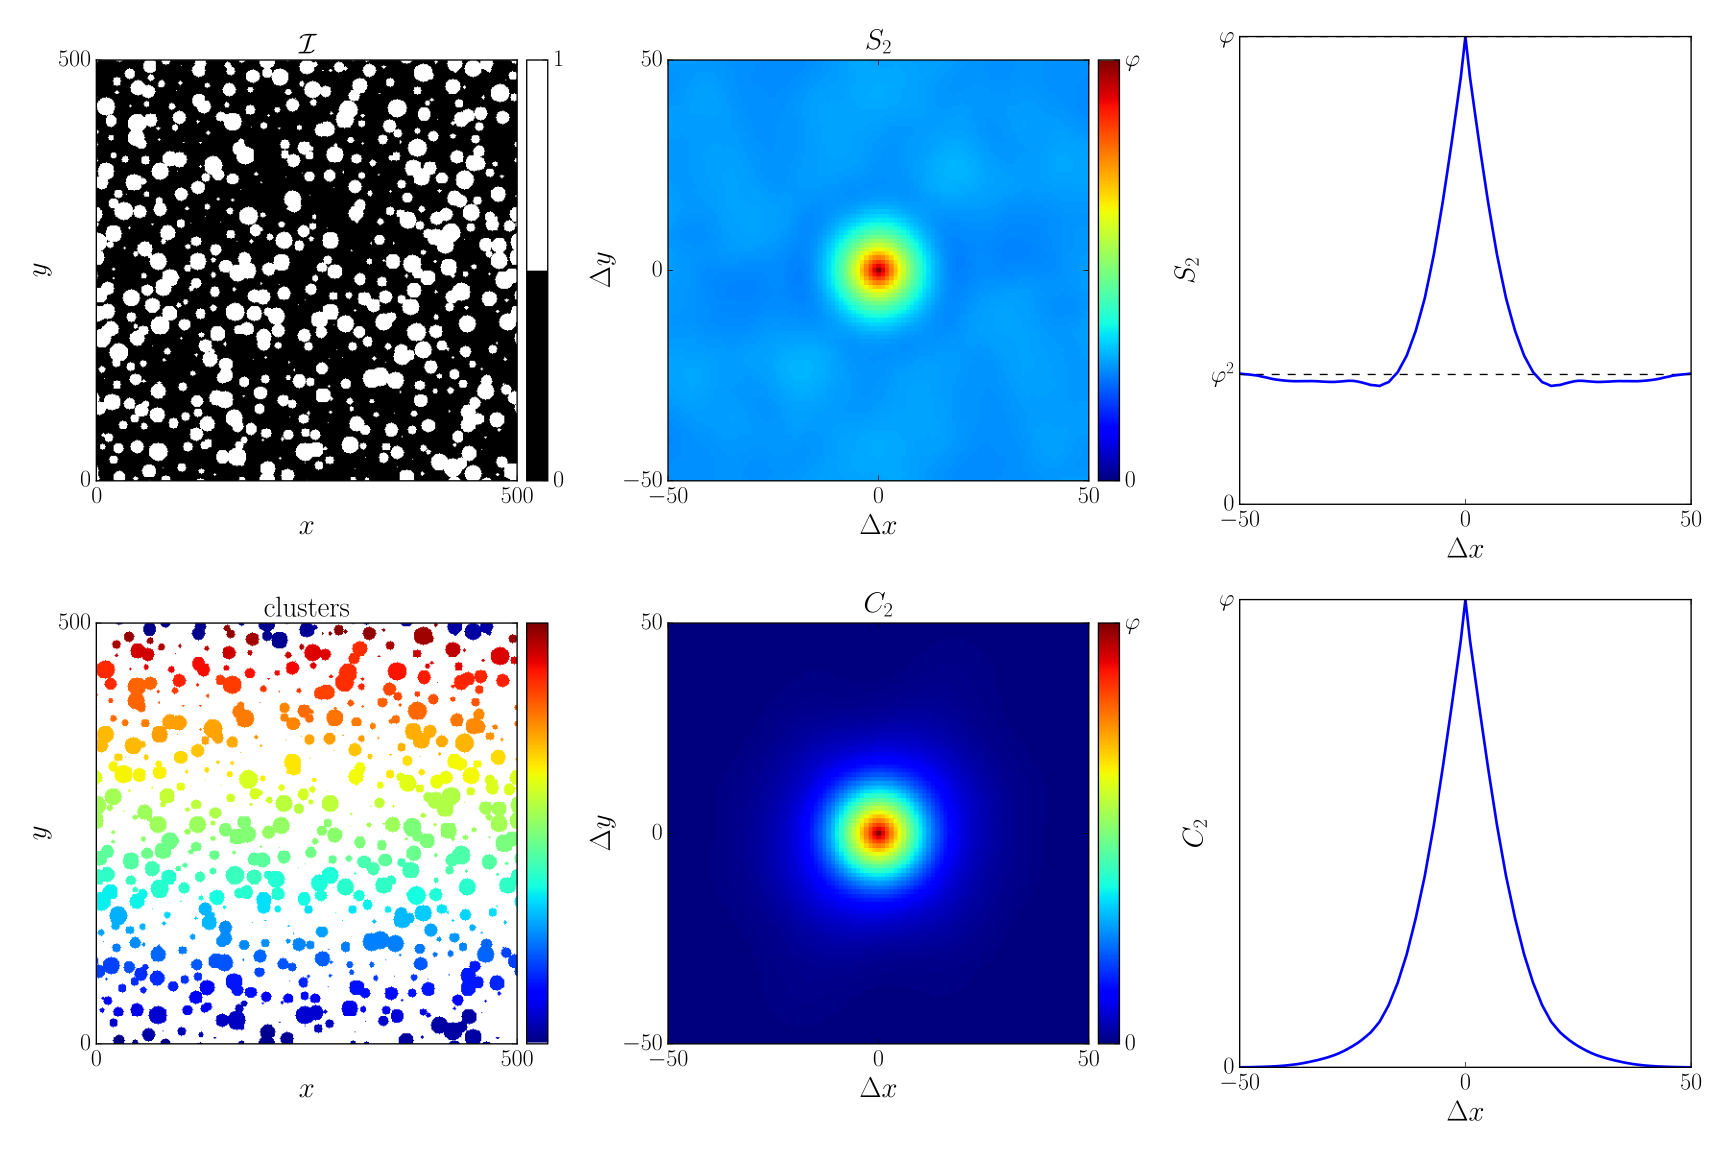

Here is the Python script that generated this plot:

# <snippet>

import GooseEYE.image as gimage
import numpy          as np

# generate image, store 'volume-fraction'
I    = gimage.dummy_circles((500,500))
phi  = np.mean(I)

# 2-point probability
S2,_ = gimage.S2(I,I,(101,101))

# determine clusters, based on the binary image
C,_  = gimage.clusters(I)

# 2-point cluster function
C2,_ = gimage.S2(C,C,[101,101])

# </snippet>

# plot
# ----

import matplotlib.pyplot as plt
import matplotlib        as mpl
import matplotlib.cm     as cm
from mpl_toolkits.axes_grid1 import make_axes_locatable

try   : plt.style.use('goose-latex')
except: pass

# color-scheme: modify such that the background is white
cmap       = cm.jet(range(256))
cmap[0,:3] = 1. # N.B. for a transparent background -> 4th column == 1.
cmap       = mpl.colors.ListedColormap(cmap)

fig  = plt.figure(figsize=(18,12))
fig.set_tight_layout(True)

ax   = fig.add_subplot(2,3,1)
im   = ax.imshow(I,clim=(0,1),cmap=mpl.colors.ListedColormap(cm.gray([0,255])))
ax.xaxis.set_ticks([0,500])
ax.yaxis.set_ticks([0,500])
plt.xlabel(r'$x$')
plt.ylabel(r'$y$')
plt.title (r'$\mathcal{I}$')
div  = make_axes_locatable(ax)
cax  = div.append_axes("right", size="5%", pad=0.1)
cbar = plt.colorbar(im,cax=cax)
cbar.set_ticks([0,1])

ax   = fig.add_subplot(2,3,2)
im   = ax.imshow(S2,clim=(0,phi),cmap='jet',extent=(-50,50,-50,50))
ax.xaxis.set_ticks([-50,0,+50])
ax.yaxis.set_ticks([-50,0,+50])
plt.xlabel(r'$\Delta x$')
plt.ylabel(r'$\Delta y$')
plt.title (r'$S_2$')
div  = make_axes_locatable(ax)
cax  = div.append_axes("right", size="5%", pad=0.1)
cbar = plt.colorbar(im,cax=cax)
cbar.set_ticks     ([ 0 ,       phi  ])
cbar.set_ticklabels(['0',r'$\varphi$'])

ax   = fig.add_subplot(2,3,3)
ax.plot([-50,50],[phi**2.,phi**2.],color='k',linestyle='--',linewidth=1)
ax.plot([-50,50],[phi    ,phi    ],color='k',linestyle='--',linewidth=1)
ax.plot(np.arange(-50,51),S2[50,:],color='b')
ax.xaxis.set_ticks     ([-50,       0      ,       +50  ])
ax.yaxis.set_ticks     ([  0,       phi**2.,       phi  ])
ax.yaxis.set_ticklabels([  0,r'$\varphi^2$',r'$\varphi$'])
plt.xlim  ([-50,+50])
plt.ylim  ([  0,phi])
plt.xlabel(r'$\Delta x$')
plt.ylabel(r'$S_2$')

ax   = fig.add_subplot(2,3,4)
im   = ax.imshow(C,clim=(0,np.max(C)+1),cmap=cmap)
ax.xaxis.set_ticks([0,500])
ax.yaxis.set_ticks([0,500])
plt.xlim  ([0,500])
plt.ylim  ([0,500])
plt.xlabel(r'$x$')
plt.ylabel(r'$y$')
plt.title (r'clusters')
div  = make_axes_locatable(ax)
cax  = div.append_axes("right", size="5%", pad=0.1)
cbar = plt.colorbar(im,cax=cax)
cbar.set_ticks([])

ax   = fig.add_subplot(2,3,5)
im   = ax.imshow(C2,clim=(0,phi),cmap='jet',extent=(-50,50,-50,50))
ax.xaxis.set_ticks([-50,0,+50])
ax.yaxis.set_ticks([-50,0,+50])
plt.xlabel(r'$\Delta x$')
plt.ylabel(r'$\Delta y$')
plt.title (r'$C_2$')
div  = make_axes_locatable(ax)
cax  = div.append_axes("right", size="5%", pad=0.1)
cbar = plt.colorbar(im,cax=cax)
cbar.set_ticks([0,phi])
cbar.set_ticklabels(['0',r'$\varphi$'])

ax   = fig.add_subplot(2,3,6)
ax.plot(np.arange(-50,51),C2[50,:],color='b')
ax.xaxis.set_ticks     ([-50,0,+50])
ax.yaxis.set_ticks     ([0,       phi  ])
ax.yaxis.set_ticklabels([0,r'$\varphi$'])
plt.xlim  ([-50,+50])
plt.ylim  ([  0,phi])
plt.xlabel(r'$\Delta x$')
plt.ylabel(r'$C_2$')

plt.savefig('S2_cluster.svg')
